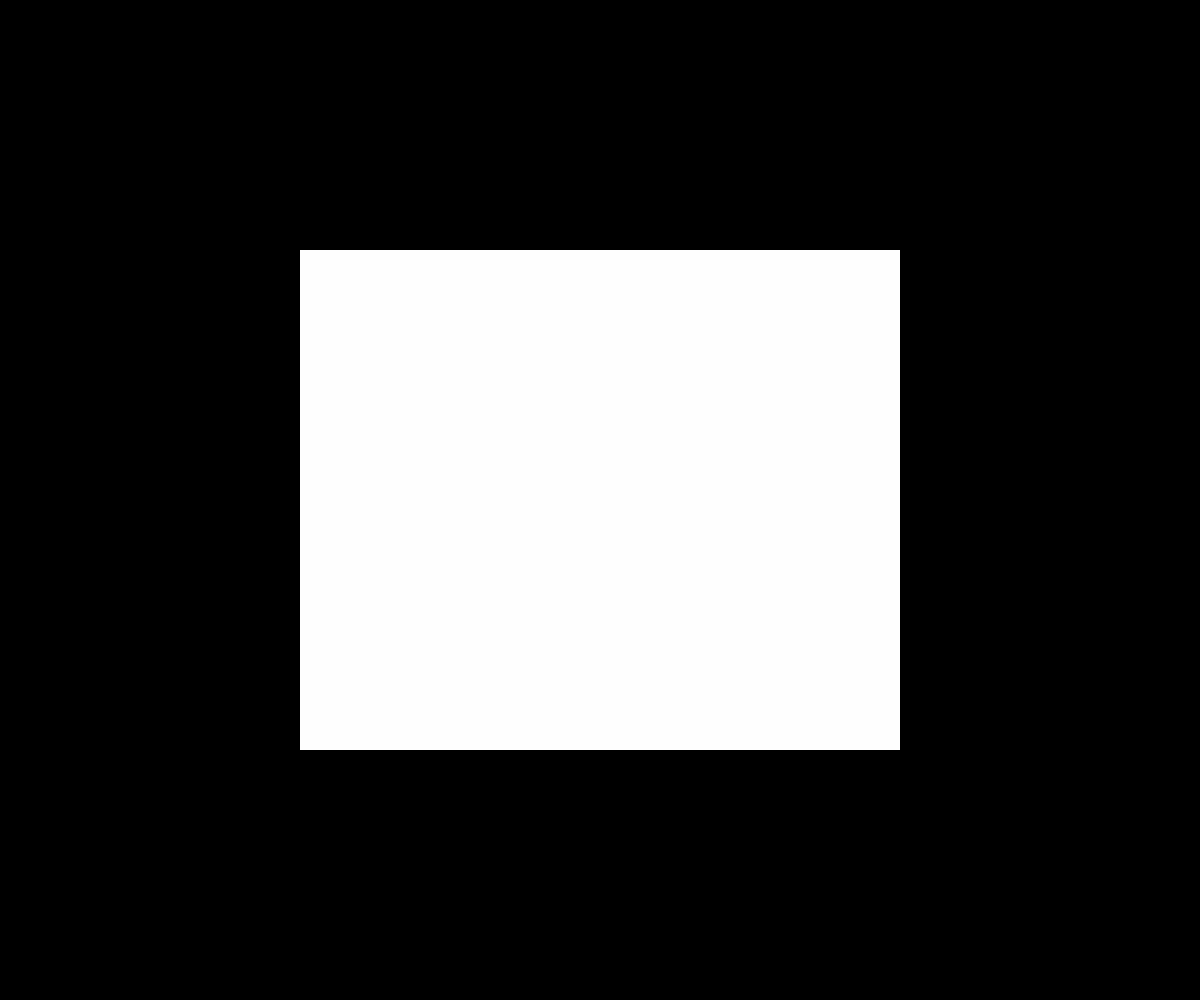
Frame 1 (no input)
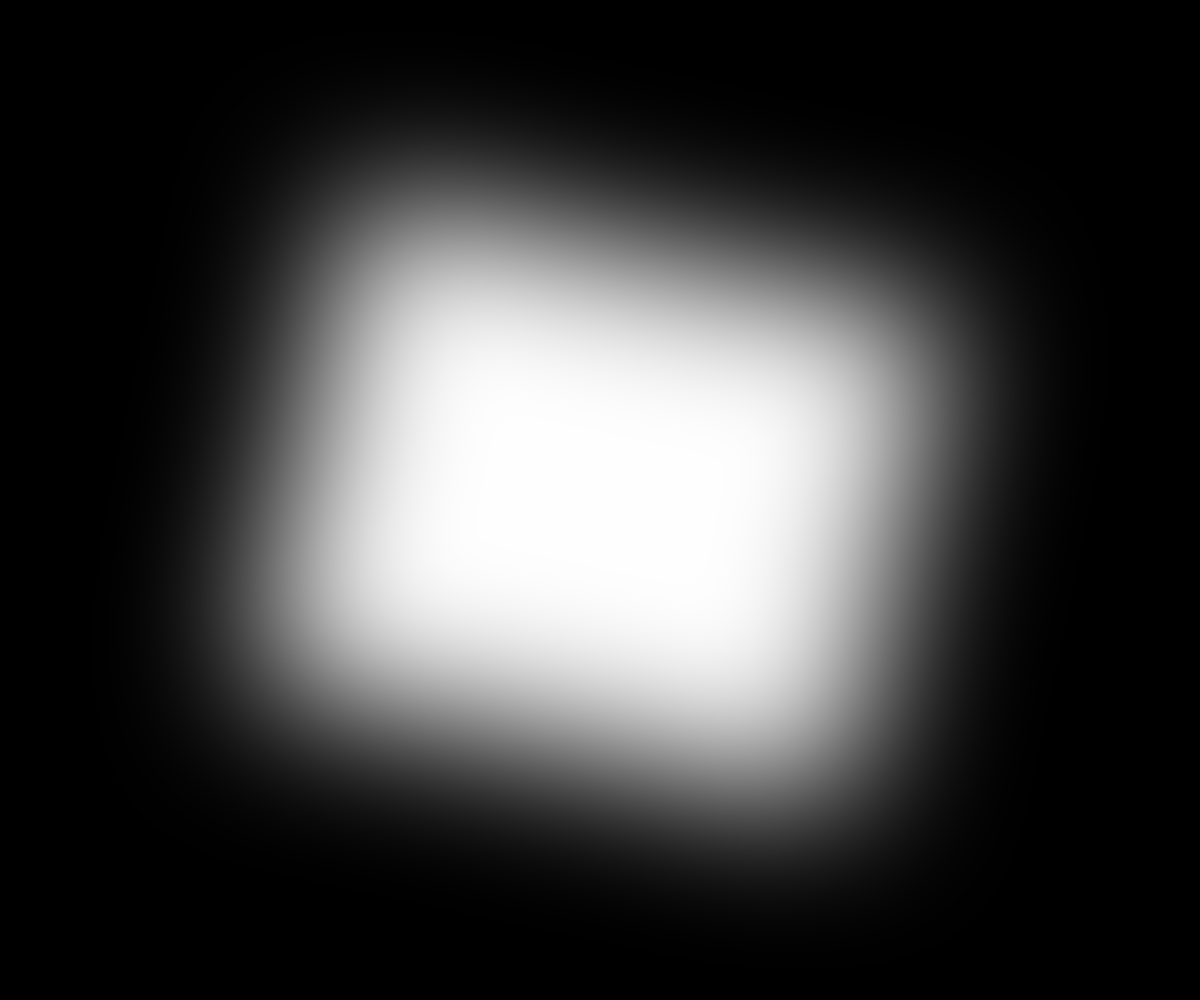
Frame 60 (no input)
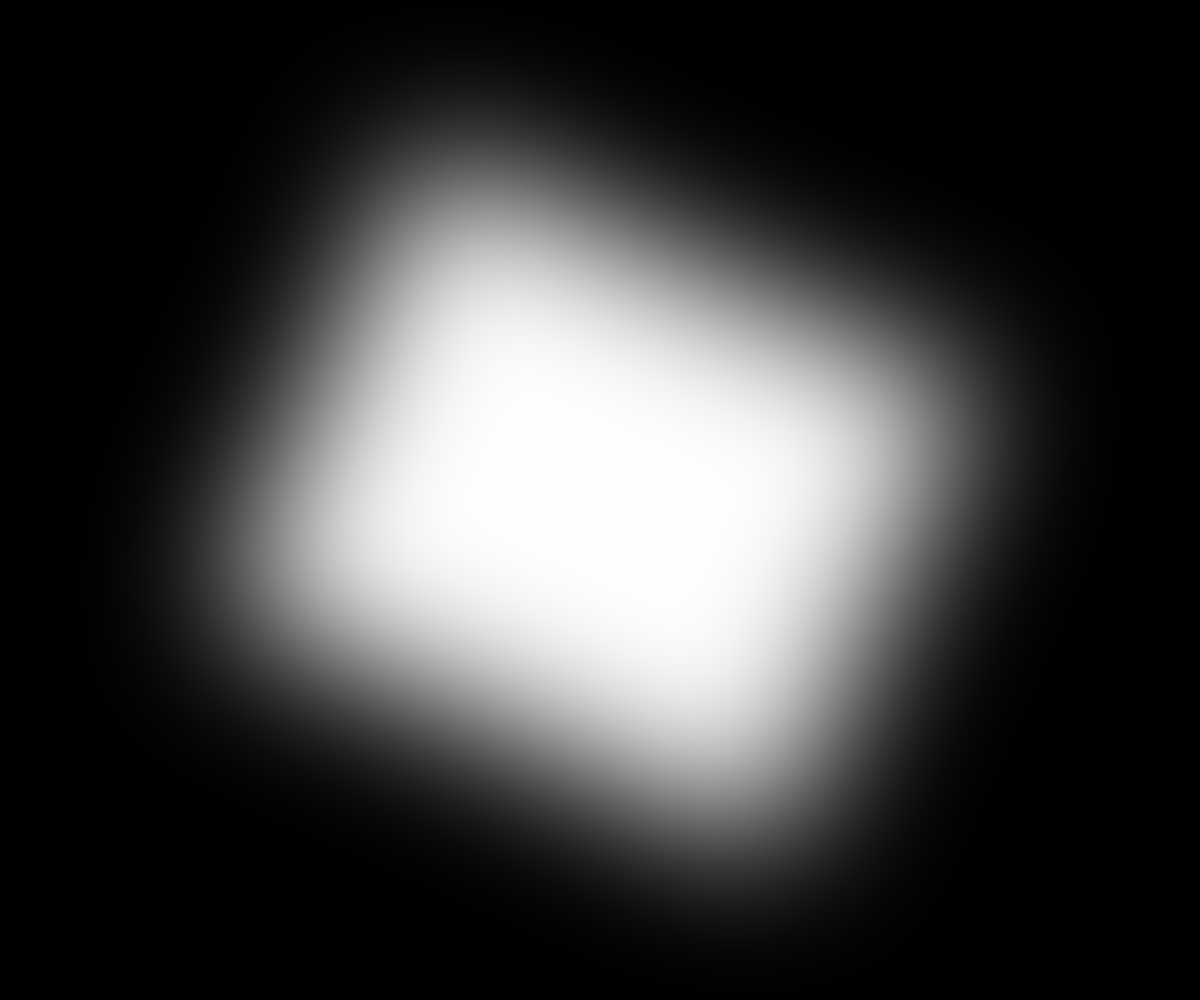
Frame 120 (the mouse pressed at the canvas centre since frame 60)

The p5.js sketch that drew these frames (run headless with seeded random() and noise() and a simulated clock; from frame 60 on, the mouse is pressed at the canvas centre):

// p5.js sketch
// ── sketch.js
var angle = 0;

function setup() {
  createCanvas(windowWidth,windowHeight);
  angleMode(DEGREES);
  rectMode(CENTER);
}

function windowResized() {
  resizeCanvas(windowWidth, windowHeight);
}

function draw() {
  background(0);
  translate(width/2,height/2);
  rotate(angle);
  noStroke();
  fill(254);
  rect(0,0,width/2,height/2);
  drawingContext.filter = 'blur(75px)'
  
  angle += 0.2;
}
// ── style.css
html, body {
  margin: 0;
  padding: 0;
}
canvas {
  display: block;
}

p {
  color:#ffff00;
  font-family: 'Unna', serif;
  font-size:52px;
  text-align:left;
}
